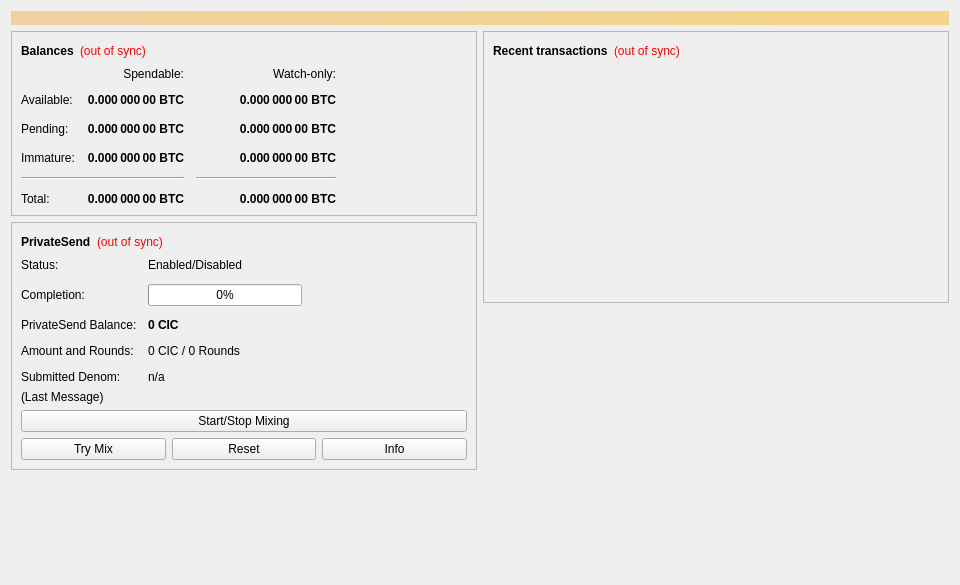
<?xml version="1.0" encoding="UTF-8"?>
<ui version="4.0">
 <class>OverviewPage</class>
 <widget class="QWidget" name="OverviewPage">
  <property name="geometry">
   <rect>
    <x>0</x>
    <y>0</y>
    <width>960</width>
    <height>585</height>
   </rect>
  </property>
  <property name="minimumSize">
   <size>
    <width>960</width>
    <height>0</height>
   </size>
  </property>
  <property name="windowTitle">
   <string>Form</string>
  </property>
  <layout class="QVBoxLayout" name="topLayout">
   <item>
    <widget class="QLabel" name="labelAlerts">
     <property name="visible">
      <bool>false</bool>
     </property>
     <property name="styleSheet">
      <string notr="true">background-color: qlineargradient(x1: 0, y1: 0, x2: 1, y2: 0, stop:0 #F0D0A0, stop:1 #F8D488); color:#000000;</string>
     </property>
     <property name="wordWrap">
      <bool>true</bool>
     </property>
     <property name="margin">
      <number>3</number>
     </property>
    </widget>
   </item>
   <item>
    <layout class="QHBoxLayout" name="horizontalLayout" stretch="1,1">
     <item>
      <layout class="QVBoxLayout" name="verticalLayout_2">
       <item>
        <widget class="QFrame" name="frame">
         <property name="frameShape">
          <enum>QFrame::StyledPanel</enum>
         </property>
         <property name="frameShadow">
          <enum>QFrame::Raised</enum>
         </property>
         <layout class="QVBoxLayout" name="verticalLayout_4">
          <item>
           <layout class="QHBoxLayout" name="horizontalLayout_4">
            <item>
             <widget class="QLabel" name="label_5">
              <property name="font">
               <font>
                <weight>75</weight>
                <bold>true</bold>
               </font>
              </property>
              <property name="text">
               <string>Balances</string>
              </property>
             </widget>
            </item>
            <item>
             <widget class="QLabel" name="labelWalletStatus">
              <property name="toolTip">
               <string>The displayed information may be out of date. Your wallet automatically synchronizes with the Cic network after a connection is established, but this process has not completed yet.</string>
              </property>
              <property name="styleSheet">
               <string notr="true">QLabel { color: red; }</string>
              </property>
              <property name="text">
               <string notr="true">(out of sync)</string>
              </property>
              <property name="alignment">
               <set>Qt::AlignLeading|Qt::AlignLeft|Qt::AlignVCenter</set>
              </property>
             </widget>
            </item>
            <item>
             <spacer name="horizontalSpacer_3">
              <property name="orientation">
               <enum>Qt::Horizontal</enum>
              </property>
              <property name="sizeHint" stdset="0">
               <size>
                <width>40</width>
                <height>20</height>
               </size>
              </property>
             </spacer>
            </item>
           </layout>
          </item>
          <item>
           <layout class="QGridLayout" name="gridLayout">
            <property name="spacing">
             <number>12</number>
            </property>
            <item row="2" column="2">
             <widget class="QLabel" name="labelWatchPending">
              <property name="font">
               <font>
                <weight>75</weight>
                <bold>true</bold>
               </font>
              </property>
              <property name="cursor">
               <cursorShape>IBeamCursor</cursorShape>
              </property>
              <property name="toolTip">
               <string>Unconfirmed transactions to watch-only addresses</string>
              </property>
              <property name="text">
               <string notr="true">0.000 000 00 BTC</string>
              </property>
              <property name="alignment">
               <set>Qt::AlignRight|Qt::AlignTrailing|Qt::AlignVCenter</set>
              </property>
              <property name="textInteractionFlags">
               <set>Qt::LinksAccessibleByMouse|Qt::TextSelectableByKeyboard|Qt::TextSelectableByMouse</set>
              </property>
             </widget>
            </item>
            <item row="2" column="1">
             <widget class="QLabel" name="labelUnconfirmed">
              <property name="font">
               <font>
                <weight>75</weight>
                <bold>true</bold>
               </font>
              </property>
              <property name="cursor">
               <cursorShape>IBeamCursor</cursorShape>
              </property>
              <property name="toolTip">
               <string>Total of transactions that have yet to be confirmed, and do not yet count toward the spendable balance</string>
              </property>
              <property name="text">
               <string notr="true">0.000 000 00 BTC</string>
              </property>
              <property name="alignment">
               <set>Qt::AlignRight|Qt::AlignTrailing|Qt::AlignVCenter</set>
              </property>
              <property name="textInteractionFlags">
               <set>Qt::LinksAccessibleByMouse|Qt::TextSelectableByKeyboard|Qt::TextSelectableByMouse</set>
              </property>
             </widget>
            </item>
            <item row="3" column="2">
             <widget class="QLabel" name="labelWatchImmature">
              <property name="font">
               <font>
                <weight>75</weight>
                <bold>true</bold>
               </font>
              </property>
              <property name="cursor">
               <cursorShape>IBeamCursor</cursorShape>
              </property>
              <property name="toolTip">
               <string>Mined balance in watch-only addresses that has not yet matured</string>
              </property>
              <property name="text">
               <string notr="true">0.000 000 00 BTC</string>
              </property>
              <property name="alignment">
               <set>Qt::AlignRight|Qt::AlignTrailing|Qt::AlignVCenter</set>
              </property>
              <property name="textInteractionFlags">
               <set>Qt::LinksAccessibleByMouse|Qt::TextSelectableByKeyboard|Qt::TextSelectableByMouse</set>
              </property>
             </widget>
            </item>
            <item row="4" column="0" colspan="2">
             <widget class="Line" name="lineSpendableBalance">
              <property name="orientation">
               <enum>Qt::Horizontal</enum>
              </property>
             </widget>
            </item>
            <item row="4" column="2">
             <widget class="Line" name="lineWatchBalance">
              <property name="sizePolicy">
               <sizepolicy hsizetype="Preferred" vsizetype="Fixed">
                <horstretch>0</horstretch>
                <verstretch>0</verstretch>
               </sizepolicy>
              </property>
              <property name="minimumSize">
               <size>
                <width>140</width>
                <height>0</height>
               </size>
              </property>
              <property name="orientation">
               <enum>Qt::Horizontal</enum>
              </property>
             </widget>
            </item>
            <item row="5" column="0">
             <widget class="QLabel" name="labelTotalText">
              <property name="text">
               <string>Total:</string>
              </property>
             </widget>
            </item>
            <item row="3" column="1">
             <widget class="QLabel" name="labelImmature">
              <property name="font">
               <font>
                <weight>75</weight>
                <bold>true</bold>
               </font>
              </property>
              <property name="cursor">
               <cursorShape>IBeamCursor</cursorShape>
              </property>
              <property name="toolTip">
               <string>Mined balance that has not yet matured</string>
              </property>
              <property name="text">
               <string notr="true">0.000 000 00 BTC</string>
              </property>
              <property name="alignment">
               <set>Qt::AlignRight|Qt::AlignTrailing|Qt::AlignVCenter</set>
              </property>
              <property name="textInteractionFlags">
               <set>Qt::LinksAccessibleByMouse|Qt::TextSelectableByKeyboard|Qt::TextSelectableByMouse</set>
              </property>
             </widget>
            </item>
            <item row="2" column="3">
             <spacer name="horizontalSpacer_2">
              <property name="orientation">
               <enum>Qt::Horizontal</enum>
              </property>
              <property name="sizeHint" stdset="0">
               <size>
                <width>40</width>
                <height>20</height>
               </size>
              </property>
             </spacer>
            </item>
            <item row="3" column="0">
             <widget class="QLabel" name="labelImmatureText">
              <property name="text">
               <string>Immature:</string>
              </property>
             </widget>
            </item>
            <item row="5" column="1">
             <widget class="QLabel" name="labelTotal">
              <property name="font">
               <font>
                <weight>75</weight>
                <bold>true</bold>
               </font>
              </property>
              <property name="cursor">
               <cursorShape>IBeamCursor</cursorShape>
              </property>
              <property name="toolTip">
               <string>Your current total balance</string>
              </property>
              <property name="text">
               <string notr="true">0.000 000 00 BTC</string>
              </property>
              <property name="alignment">
               <set>Qt::AlignRight|Qt::AlignTrailing|Qt::AlignVCenter</set>
              </property>
              <property name="textInteractionFlags">
               <set>Qt::LinksAccessibleByMouse|Qt::TextSelectableByKeyboard|Qt::TextSelectableByMouse</set>
              </property>
             </widget>
            </item>
            <item row="5" column="2">
             <widget class="QLabel" name="labelWatchTotal">
              <property name="font">
               <font>
                <weight>75</weight>
                <bold>true</bold>
               </font>
              </property>
              <property name="cursor">
               <cursorShape>IBeamCursor</cursorShape>
              </property>
              <property name="toolTip">
               <string>Current total balance in watch-only addresses</string>
              </property>
              <property name="text">
               <string notr="true">0.000 000 00 BTC</string>
              </property>
              <property name="alignment">
               <set>Qt::AlignRight|Qt::AlignTrailing|Qt::AlignVCenter</set>
              </property>
              <property name="textInteractionFlags">
               <set>Qt::LinksAccessibleByMouse|Qt::TextSelectableByKeyboard|Qt::TextSelectableByMouse</set>
              </property>
             </widget>
            </item>
            <item row="0" column="2">
             <widget class="QLabel" name="labelWatchonly">
              <property name="text">
               <string>Watch-only:</string>
              </property>
              <property name="alignment">
               <set>Qt::AlignRight|Qt::AlignTrailing|Qt::AlignVCenter</set>
              </property>
             </widget>
            </item>
            <item row="1" column="0">
             <widget class="QLabel" name="labelBalanceText">
              <property name="text">
               <string>Available:</string>
              </property>
             </widget>
            </item>
            <item row="1" column="1">
             <widget class="QLabel" name="labelBalance">
              <property name="font">
               <font>
                <weight>75</weight>
                <bold>true</bold>
               </font>
              </property>
              <property name="cursor">
               <cursorShape>IBeamCursor</cursorShape>
              </property>
              <property name="toolTip">
               <string>Your current spendable balance</string>
              </property>
              <property name="text">
               <string notr="true">0.000 000 00 BTC</string>
              </property>
              <property name="alignment">
               <set>Qt::AlignRight|Qt::AlignTrailing|Qt::AlignVCenter</set>
              </property>
              <property name="textInteractionFlags">
               <set>Qt::LinksAccessibleByMouse|Qt::TextSelectableByKeyboard|Qt::TextSelectableByMouse</set>
              </property>
             </widget>
            </item>
            <item row="1" column="2">
             <widget class="QLabel" name="labelWatchAvailable">
              <property name="font">
               <font>
                <weight>75</weight>
                <bold>true</bold>
               </font>
              </property>
              <property name="cursor">
               <cursorShape>IBeamCursor</cursorShape>
              </property>
              <property name="toolTip">
               <string>Your current balance in watch-only addresses</string>
              </property>
              <property name="text">
               <string notr="true">0.000 000 00 BTC</string>
              </property>
              <property name="alignment">
               <set>Qt::AlignRight|Qt::AlignTrailing|Qt::AlignVCenter</set>
              </property>
              <property name="textInteractionFlags">
               <set>Qt::LinksAccessibleByMouse|Qt::TextSelectableByKeyboard|Qt::TextSelectableByMouse</set>
              </property>
             </widget>
            </item>
            <item row="2" column="0">
             <widget class="QLabel" name="labelPendingText">
              <property name="text">
               <string>Pending:</string>
              </property>
             </widget>
            </item>
            <item row="0" column="1">
             <widget class="QLabel" name="labelSpendable">
              <property name="text">
               <string>Spendable:</string>
              </property>
              <property name="alignment">
               <set>Qt::AlignRight|Qt::AlignTrailing|Qt::AlignVCenter</set>
              </property>
             </widget>
            </item>
           </layout>
          </item>
         </layout>
        </widget>
       </item>
       <item>
        <widget class="QFrame" name="framePrivateSend">
         <property name="layoutDirection">
          <enum>Qt::LeftToRight</enum>
         </property>
         <property name="frameShape">
          <enum>QFrame::StyledPanel</enum>
         </property>
         <property name="frameShadow">
          <enum>QFrame::Raised</enum>
         </property>
         <layout class="QVBoxLayout" name="VerticalLayout_PS1">
          <item>
           <layout class="QHBoxLayout" name="horizontalLayout_5">
            <item>
             <widget class="QLabel" name="labelPrivateSendHeader">
              <property name="font">
               <font>
                <weight>75</weight>
                <bold>true</bold>
               </font>
              </property>
              <property name="text">
               <string>PrivateSend</string>
              </property>
             </widget>
            </item>
            <item>
             <widget class="QLabel" name="labelPrivateSendSyncStatus">
              <property name="toolTip">
               <string>The displayed information may be out of date. Your wallet automatically synchronizes with the Cic network after a connection is established, but this process has not completed yet.</string>
              </property>
              <property name="styleSheet">
               <string notr="true">QLabel { color: red; }</string>
              </property>
              <property name="text">
               <string notr="true">(out of sync)</string>
              </property>
              <property name="alignment">
               <set>Qt::AlignLeading|Qt::AlignLeft|Qt::AlignVCenter</set>
              </property>
             </widget>
            </item>
            <item>
             <spacer name="horizontalSpacer_4">
              <property name="orientation">
               <enum>Qt::Horizontal</enum>
              </property>
              <property name="sizeHint" stdset="0">
               <size>
                <width>40</width>
                <height>20</height>
               </size>
              </property>
             </spacer>
            </item>
           </layout>
          </item>
          <item>
           <layout class="QFormLayout" name="privateSendFormLayout">
            <property name="fieldGrowthPolicy">
             <enum>QFormLayout::AllNonFixedFieldsGrow</enum>
            </property>
            <property name="horizontalSpacing">
             <number>11</number>
            </property>
            <property name="verticalSpacing">
             <number>12</number>
            </property>
            <item row="0" column="0">
             <widget class="QLabel" name="labelPrivateSendEnabledText">
              <property name="text">
               <string>Status:</string>
              </property>
             </widget>
            </item>
            <item row="0" column="1">
             <widget class="QLabel" name="labelPrivateSendEnabled">
              <property name="text">
               <string>Enabled/Disabled</string>
              </property>
             </widget>
            </item>
            <item row="1" column="0">
             <widget class="QLabel" name="labelCompletitionText">
              <property name="text">
               <string>Completion:</string>
              </property>
             </widget>
            </item>
            <item row="1" column="1">
             <widget class="QProgressBar" name="privateSendProgress">
              <property name="maximumSize">
               <size>
                <width>154</width>
                <height>16777215</height>
               </size>
              </property>
              <property name="value">
               <number>0</number>
              </property>
             </widget>
            </item>
            <item row="2" column="0">
             <widget class="QLabel" name="labelAnonymizedText">
              <property name="text">
               <string>PrivateSend Balance:</string>
              </property>
             </widget>
            </item>
            <item row="2" column="1">
             <widget class="QLabel" name="labelAnonymized">
              <property name="font">
               <font>
                <weight>75</weight>
                <bold>true</bold>
               </font>
              </property>
              <property name="text">
               <string notr="true">0 CIC</string>
              </property>
             </widget>
            </item>
            <item row="3" column="0">
             <widget class="QLabel" name="labelAmountAndRoundsText">
              <property name="text">
               <string>Amount and Rounds:</string>
              </property>
             </widget>
            </item>
            <item row="3" column="1">
             <widget class="QLabel" name="labelAmountRounds">
              <property name="text">
               <string>0 CIC / 0 Rounds</string>
              </property>
             </widget>
            </item>
            <item row="4" column="0">
             <widget class="QLabel" name="labelSubmittedDenomText">
              <property name="text">
               <string>Submitted Denom:</string>
              </property>
             </widget>
            </item>
            <item row="4" column="1">
             <widget class="QLabel" name="labelSubmittedDenom">
              <property name="toolTip">
               <string>The denominations you submitted to the Masternode.&lt;br&gt;To mix, other users must submit the exact same denominations.</string>
              </property>
              <property name="text">
               <string>n/a</string>
              </property>
             </widget>
            </item>
           </layout>
          </item>
          <item>
           <layout class="QVBoxLayout" name="VerticalLayout_PS">
            <item>
             <widget class="QLabel" name="labelPrivateSendLastMessage">
              <property name="text">
               <string>(Last Message)</string>
              </property>
              <property name="alignment">
               <set>Qt::AlignLeading|Qt::AlignLeft|Qt::AlignTop</set>
              </property>
              <property name="wordWrap">
               <bool>true</bool>
              </property>
             </widget>
            </item>
            <item>
             <widget class="QPushButton" name="togglePrivateSend">
              <property name="sizePolicy">
               <sizepolicy hsizetype="MinimumExpanding" vsizetype="Fixed">
                <horstretch>0</horstretch>
                <verstretch>0</verstretch>
               </sizepolicy>
              </property>
              <property name="text">
               <string>Start/Stop Mixing</string>
              </property>
             </widget>
            </item>
            <item>
             <layout class="QHBoxLayout" name="horizontalLayout_debugbuttons">
              <item>
               <widget class="QPushButton" name="privateSendAuto">
                <property name="sizePolicy">
                 <sizepolicy hsizetype="MinimumExpanding" vsizetype="Fixed">
                  <horstretch>0</horstretch>
                  <verstretch>0</verstretch>
                 </sizepolicy>
                </property>
                <property name="toolTip">
                 <string>Try to manually submit a PrivateSend request.</string>
                </property>
                <property name="text">
                 <string>Try Mix</string>
                </property>
               </widget>
              </item>
              <item>
               <widget class="QPushButton" name="privateSendReset">
                <property name="sizePolicy">
                 <sizepolicy hsizetype="MinimumExpanding" vsizetype="Fixed">
                  <horstretch>0</horstretch>
                  <verstretch>0</verstretch>
                 </sizepolicy>
                </property>
                <property name="toolTip">
                 <string>Reset the current status of PrivateSend (can interrupt PrivateSend if it's in the process of Mixing, which can cost you money!)</string>
                </property>
                <property name="autoFillBackground">
                 <bool>false</bool>
                </property>
                <property name="text">
                 <string>Reset</string>
                </property>
               </widget>
              </item>
              <item>
               <widget class="QPushButton" name="privateSendInfo">
                <property name="sizePolicy">
                 <sizepolicy hsizetype="MinimumExpanding" vsizetype="Fixed">
                  <horstretch>0</horstretch>
                  <verstretch>0</verstretch>
                 </sizepolicy>
                </property>
                <property name="toolTip">
                 <string>Information about PrivateSend and Mixing</string>
                </property>
                <property name="text">
                 <string>Info</string>
                </property>
               </widget>
              </item>
             </layout>
            </item>
           </layout>
          </item>
         </layout>
        </widget>
       </item>
       <item>
        <spacer name="verticalSpacer">
         <property name="orientation">
          <enum>Qt::Vertical</enum>
         </property>
         <property name="sizeHint" stdset="0">
          <size>
           <width>20</width>
           <height>40</height>
          </size>
         </property>
        </spacer>
       </item>
      </layout>
     </item>
     <item>
      <layout class="QVBoxLayout" name="verticalLayout_3">
       <item>
        <widget class="QFrame" name="frame_2">
         <property name="frameShape">
          <enum>QFrame::StyledPanel</enum>
         </property>
         <property name="frameShadow">
          <enum>QFrame::Raised</enum>
         </property>
         <layout class="QVBoxLayout" name="verticalLayout">
          <item>
           <layout class="QHBoxLayout" name="horizontalLayout_2">
            <item>
             <widget class="QLabel" name="label_4">
              <property name="font">
               <font>
                <weight>75</weight>
                <bold>true</bold>
               </font>
              </property>
              <property name="text">
               <string>Recent transactions</string>
              </property>
             </widget>
            </item>
            <item>
             <widget class="QLabel" name="labelTransactionsStatus">
              <property name="toolTip">
               <string>The displayed information may be out of date. Your wallet automatically synchronizes with the Cic network after a connection is established, but this process has not completed yet.</string>
              </property>
              <property name="styleSheet">
               <string notr="true">QLabel { color: red; }</string>
              </property>
              <property name="text">
               <string notr="true">(out of sync)</string>
              </property>
              <property name="alignment">
               <set>Qt::AlignLeading|Qt::AlignLeft|Qt::AlignVCenter</set>
              </property>
             </widget>
            </item>
            <item>
             <spacer name="horizontalSpacer">
              <property name="orientation">
               <enum>Qt::Horizontal</enum>
              </property>
              <property name="sizeHint" stdset="0">
               <size>
                <width>40</width>
                <height>20</height>
               </size>
              </property>
             </spacer>
            </item>
           </layout>
          </item>
          <item>
           <widget class="QListView" name="listTransactions">
            <property name="styleSheet">
             <string notr="true">QListView { background: transparent; }</string>
            </property>
            <property name="frameShape">
             <enum>QFrame::NoFrame</enum>
            </property>
            <property name="verticalScrollBarPolicy">
             <enum>Qt::ScrollBarAlwaysOff</enum>
            </property>
            <property name="horizontalScrollBarPolicy">
             <enum>Qt::ScrollBarAlwaysOff</enum>
            </property>
            <property name="selectionMode">
             <enum>QAbstractItemView::NoSelection</enum>
            </property>
           </widget>
          </item>
         </layout>
        </widget>
       </item>
       <item>
        <spacer name="verticalSpacer_2">
         <property name="orientation">
          <enum>Qt::Vertical</enum>
         </property>
         <property name="sizeHint" stdset="0">
          <size>
           <width>20</width>
           <height>40</height>
          </size>
         </property>
        </spacer>
       </item>
      </layout>
     </item>
    </layout>
   </item>
  </layout>
 </widget>
 <resources/>
 <connections/>
</ui>
